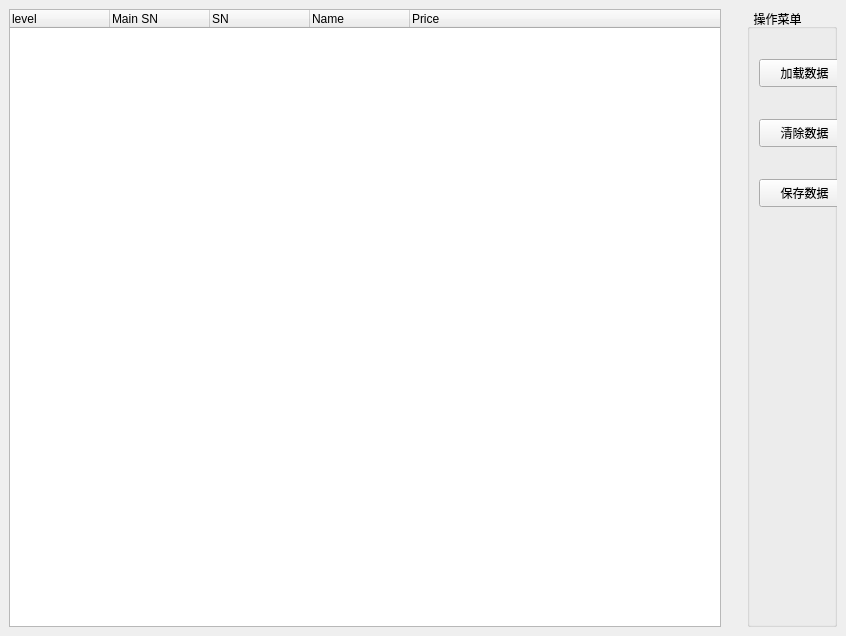
<?xml version="1.0" encoding="UTF-8"?>
<ui version="4.0">
 <class>MainWindow</class>
 <widget class="QMainWindow" name="MainWindow">
  <property name="geometry">
   <rect>
    <x>0</x>
    <y>0</y>
    <width>846</width>
    <height>636</height>
   </rect>
  </property>
  <property name="windowTitle">
   <string>MainWindow</string>
  </property>
  <widget class="QWidget" name="centralwidget">
   <layout class="QHBoxLayout" name="horizontalLayout_2">
    <item>
     <widget class="QTreeWidget" name="treeWidget">
      <column>
       <property name="text">
        <string>level</string>
       </property>
      </column>
      <column>
       <property name="text">
        <string>Main SN</string>
       </property>
      </column>
      <column>
       <property name="text">
        <string>SN</string>
       </property>
      </column>
      <column>
       <property name="text">
        <string>Name</string>
       </property>
      </column>
      <column>
       <property name="text">
        <string>Price</string>
       </property>
      </column>
     </widget>
    </item>
    <item>
     <spacer name="verticalSpacer">
      <property name="orientation">
       <enum>Qt::Vertical</enum>
      </property>
      <property name="sizeHint" stdset="0">
       <size>
        <width>20</width>
        <height>40</height>
       </size>
      </property>
     </spacer>
    </item>
    <item>
     <widget class="QGroupBox" name="groupBox">
      <property name="title">
       <string>  操作菜单  </string>
      </property>
      <widget class="QPushButton" name="pushButton">
       <property name="geometry">
        <rect>
         <x>12</x>
         <y>50</y>
         <width>91</width>
         <height>28</height>
        </rect>
       </property>
       <property name="text">
        <string>加载数据</string>
       </property>
      </widget>
      <widget class="QPushButton" name="pushButton_2">
       <property name="geometry">
        <rect>
         <x>12</x>
         <y>110</y>
         <width>91</width>
         <height>28</height>
        </rect>
       </property>
       <property name="text">
        <string>清除数据</string>
       </property>
      </widget>
      <widget class="QPushButton" name="pushButton_3">
       <property name="geometry">
        <rect>
         <x>12</x>
         <y>170</y>
         <width>91</width>
         <height>28</height>
        </rect>
       </property>
       <property name="text">
        <string>保存数据</string>
       </property>
      </widget>
     </widget>
    </item>
   </layout>
  </widget>
  <widget class="QMenuBar" name="menubar">
   <property name="geometry">
    <rect>
     <x>0</x>
     <y>0</y>
     <width>846</width>
     <height>26</height>
    </rect>
   </property>
  </widget>
 </widget>
 <resources/>
 <connections/>
</ui>
